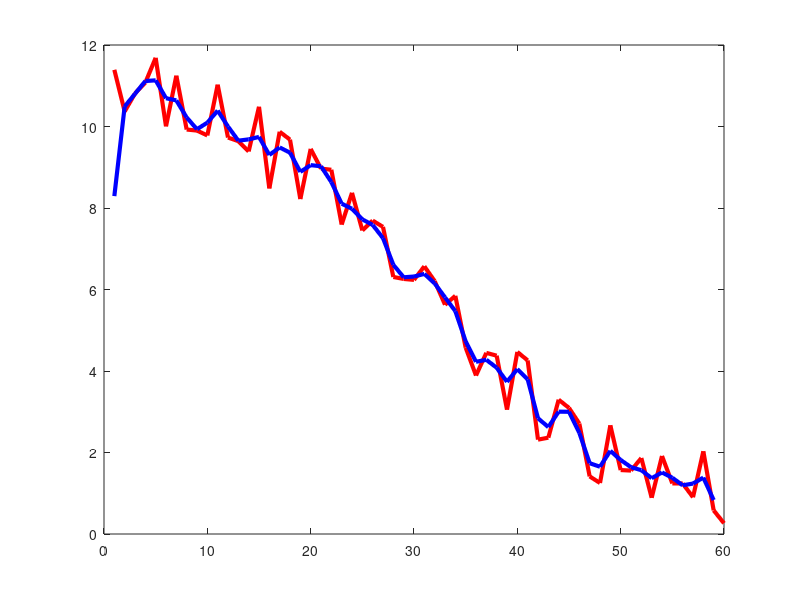

The MATLAB source for this figure: (Note: this script raises an error after producing the figure.)
%% try a more robust integration of the SCG

%% one way: use gausssian smoothing:
% Generate sample data.
vector = 5*(1+cosd(1:3:180)) + 2 * rand(1, 60);
plot(vector, 'r-', 'linewidth', 3);
set(gcf, 'Position', get(0,'Screensize')); % Maximize figure.

% Construct blurring window.
windowWidth = int16(5);
halfWidth = windowWidth / 2
gaussFilter = gausswin(5)
gaussFilter = gaussFilter / sum(gaussFilter); % Normalize.

% Do the blur.
smoothedVector = conv(vector, gaussFilter)

% plot it.
hold on;
plot(smoothedVector(halfWidth:end-halfWidth), 'b-', 'linewidth', 3);



%% using  cumptrapz
cond_scgSt_EA = struct_this_subject_data_processed.cond_scgSt_EA{j};

figure
hold on
plot(cumtrapz(cond_scgSt_EA-mean(cond_scgSt_EA)), '-b')
plot(cumtrapz(cumtrapz(cond_scgSt_EA-mean(cond_scgSt_EA))-mean(cumtrapz(cond_scgSt_EA-mean(cond_scgSt_EA)))), '-r')

